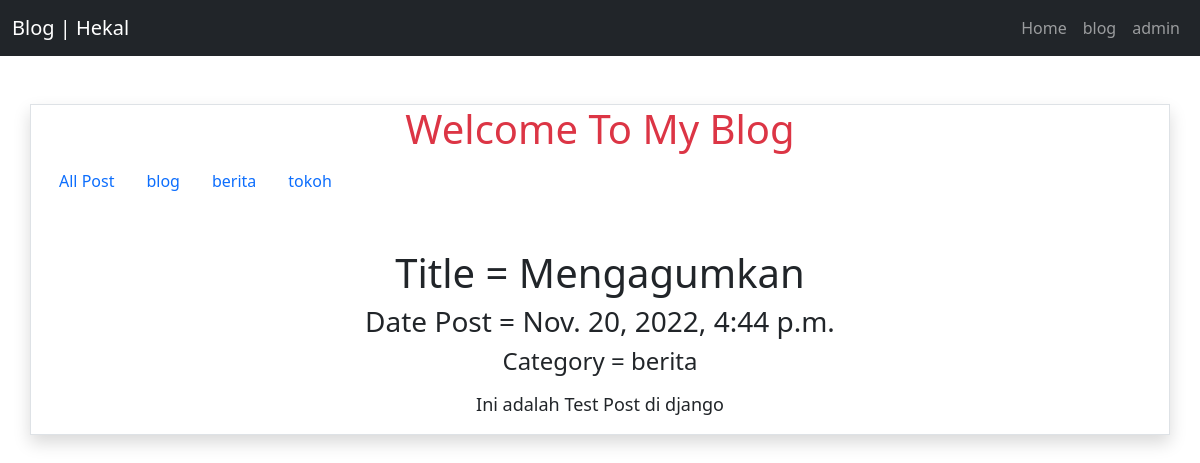
The page /blog/post/mengagumkan on the database its author committed.
### blog/models.py (models this page shows, shortened)
class Post (models.Model):
    title = models.CharField(max_length=255)
    body = models.TextField()
    category = models.CharField(max_length=255)
    slug = models.SlugField(editable=False,blank=True)
    datePost = models.DateTimeField(auto_now_add=True,editable=False)

### blog/views.py (the view)
# urls.py: path('post/<slugInput>', views.detailPost, name='detail'),
def detailPost (request,slugInput):
    posts = Post.objects.get(slug=slugInput);
    categories = Post.objects.values('category').distinct();
    context = {
        'title':'Blog | Hekal',
        'heading':'Welcome To My Blog',
        'body':'Lorem ipsum dolor, sit amet consectetur adipisicing elit. Dolore distinctio, amet repellendus tempore totam reprehenderit ratione quasi, corporis possimus modi expedita voluptatum saepe ipsum et! Commodi amet error temporibus dolorum.',
        'posts':posts,
        'categoriesPost':categories,
    }
    return render (request,'blog/detail.html',context)

### blog/templates/blog/detail.html
{% extends 'base.html' %}
{% block content %}
    <div class="container text-center mt-5 border shadow">
        <h1 class="text-danger">{{heading}}</h1>
        <ul class="nav">
            <li class="nav-item">
                <a class="nav-link" href="{% url 'blog:index' %}">All Post</a>
            </li>
            {% for dataCategory in categoriesPost %}
                <li class="nav-item">
                    <a class="nav-link" href="{% url 'blog:category' categoryInput=dataCategory.category %}">{{dataCategory.category}}</a>
                </li>
            {% endfor %}
            </ul>
            <h1 class="mt-5">Title = {{posts.title}}</h1>
            <h3>Date Post = {{posts.datePost}}</h3>
            <h4> Category = {{posts.category}}</h4>
            <p class="mt-3" style="font-size : 18px;">{{posts.body}}</p>
    </div>
{% endblock content %}

### rows shown on the page
Post: title "Mengagumkan", datePost "Nov. 20, 2022, 4:44 p.m.", category "berita", body "Ini adalah Test Post di django"

### other values the page prints
{{ title }} "Blog | Hekal"
{{ heading }} "Welcome To My Blog"
{{ dataCategory.category }} "blog" "berita" "tokoh"
